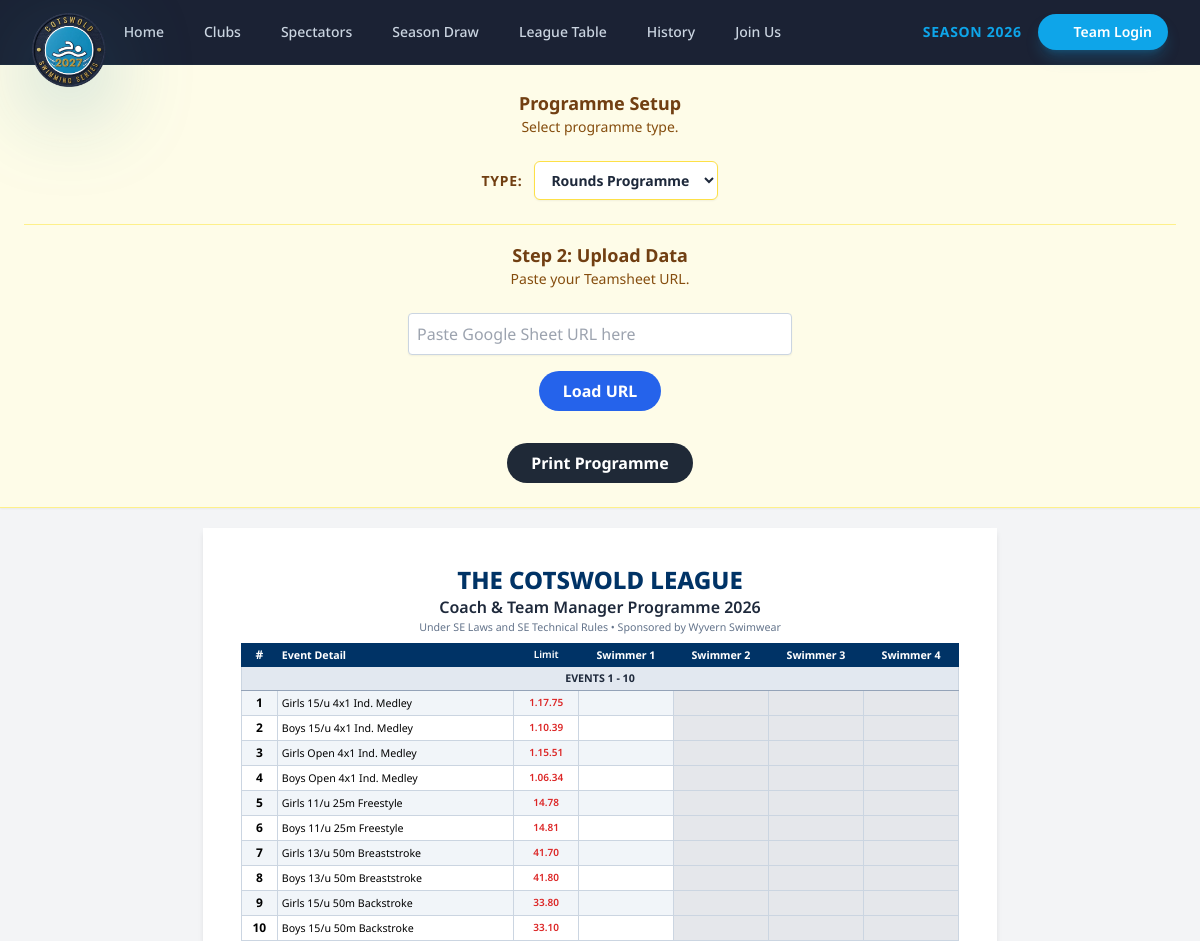
Page /smartprogrammenew.php (upper part) on the earlier database version.
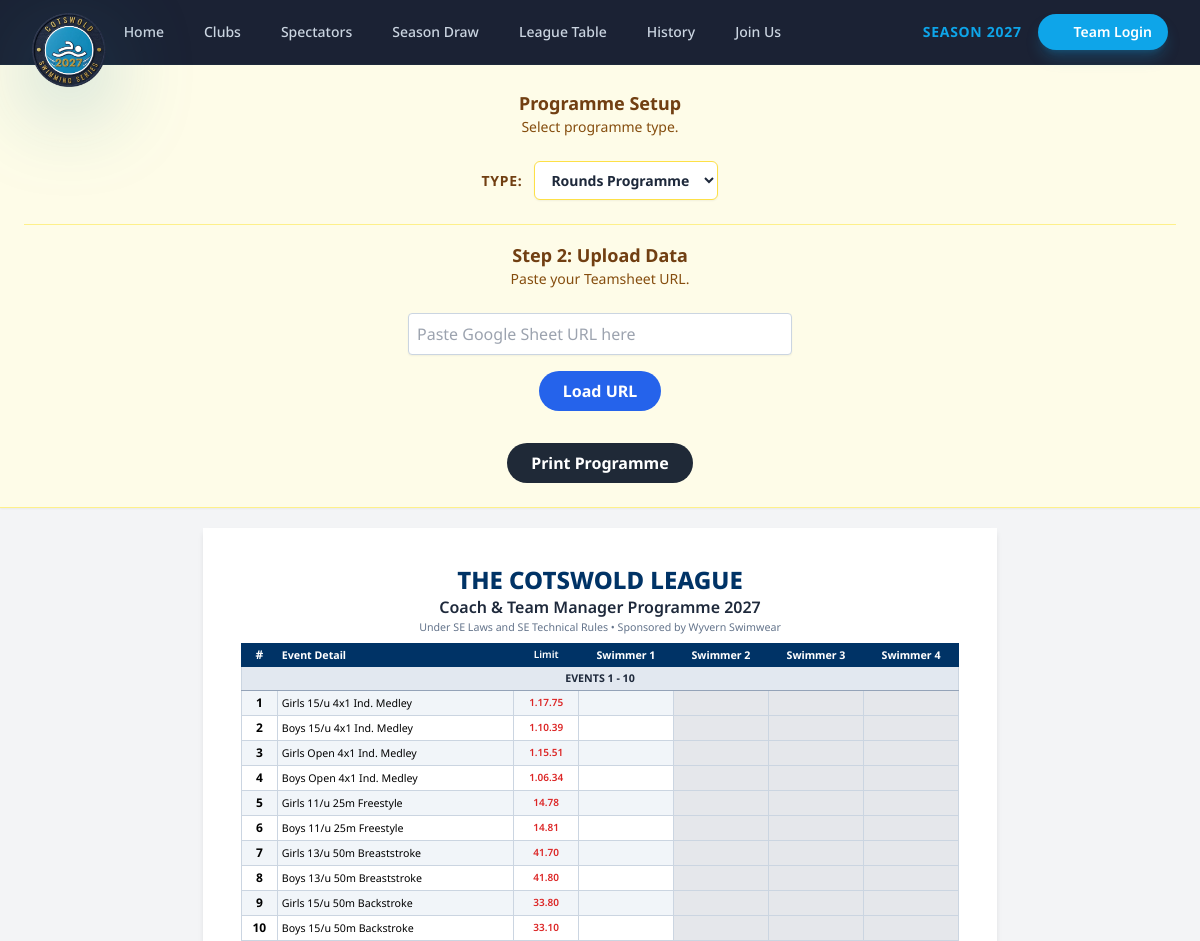
Same page on the later database version.
### tables this page shows
CREATE TABLE `global_settings` (
  `setting_key` varchar(50) NOT NULL,
  `setting_value` varchar(255) NOT NULL,
  PRIMARY KEY (`setting_key`)
);

### db.php (called while the page is built, shortened)
<?php
function cotswold_config_value(string $key, string $default = ''): string
{
    return $default;
}
$servername = cotswold_config_value('COTSWOLD_DB_HOST', 'localhost');
$username = cotswold_config_value('COTSWOLD_DB_USER', 'root');
$password = cotswold_config_value('COTSWOLD_DB_PASS', '');
$dbname = cotswold_config_value('COTSWOLD_DB_NAME', 'cotswold_league');
try {
    $conn = new mysqli($servername, $username, $password, $dbname);
} catch (mysqli_sql_exception $e) {
    error_log('Database connection failed: ' . $e->getMessage());
    http_response_code(503);
    die('Service temporarily unavailable.');
}
$conn->query("CREATE TABLE IF NOT EXISTS global_settings (
    setting_key VARCHAR(50) PRIMARY KEY,
    setting_value VARCHAR(255) NOT NULL
) ENGINE=InnoDB DEFAULT CHARSET=utf8mb4");
$conn->query("INSERT IGNORE INTO global_settings (setting_key, setting_value) VALUES ('current_season_year', '2026')");
$season_query = $conn->query("SELECT setting_value FROM global_settings WHERE setting_key = 'current_season_year'");
if ($season_query && $row = $season_query->fetch_assoc()) {
    $current_season_year = (int)$row['setting_value'];
} else {
    $current_season_year = 2026;
}
?>

### smartprogrammenew.php (the view, shortened to what the changed rows need)
<?php
include_once 'db.php';
?>
<!DOCTYPE html>
<html lang="en">
<head>
    <script src="https://cdn.tailwindcss.com"></script>
</head>
<body>
    <?php include 'nav.php'; ?>
    <div class="sheet-container">
        <div class="main-header">
            <h1>THE COTSWOLD LEAGUE</h1>
            <h2 id="programmeTitle">Coach & Team Manager Programme <?php echo $current_season_year; ?></h2>
            <p>Under SE Laws and SE Technical Rules &bull; Sponsored by Wyvern Swimwear</p>
        </div>
        <table>
            <thead>
                <tr>
                    <th class="col-num">#</th>
                    <th class="col-event">Event Detail</th>
                    <th class="col-limit">Limit</th>
                    <th class="col-swim">Swimmer 1</th>
                    <th class="col-swim">Swimmer 2</th>
                    <th class="col-swim">Swimmer 3</th>
                    <th class="col-swim">Swimmer 4</th>
                </tr>
            </thead>
        </table>
    </div>
</body>
</html>

### nav.php (shortened to what the changed rows need)
<?php
$navSeasonYear = isset($current_season_year) ? (int)$current_season_year : 2026;
?>
<nav class="border-b border-slate-800 bg-slate-900/95 backdrop-blur-md sticky top-0 z-50 print:hidden">
    <div class="max-w-7xl mx-auto px-4 sm:px-6 lg:px-8">
        <div class="flex items-center justify-between h-16">
            <div class="flex items-center gap-4">
                <div class="hidden sm:block text-sky-500 font-bold text-sm tracking-wider uppercase">Season <?php echo $navSeasonYear; ?></div>
                <a href="teamportal"
                    class="hidden md:inline-flex items-center gap-2 rounded-full bg-sky-500 px-4 py-2 text-sm font-semibold text-white shadow-lg shadow-sky-500/25 transition-all hover:bg-sky-400 hover:shadow-sky-400/30 hover:-translate-y-0.5 focus:outline-none focus:ring-2 focus:ring-sky-300 focus:ring-offset-2 focus:ring-offset-slate-900">
                    <i data-lucide="lock" class="w-3 h-3"></i> Team Login
                </a>
            </div>
        </div>
    </div>
</nav>

Differences in the rows shown:
added global_settings: setting_value "2027"
Other differences:
text written by a page script: "Coach & Team Manager Programme 2026" → "Coach & Team Manager Programme 2027"
$navSeasonYear: "2026" → (not shown)
